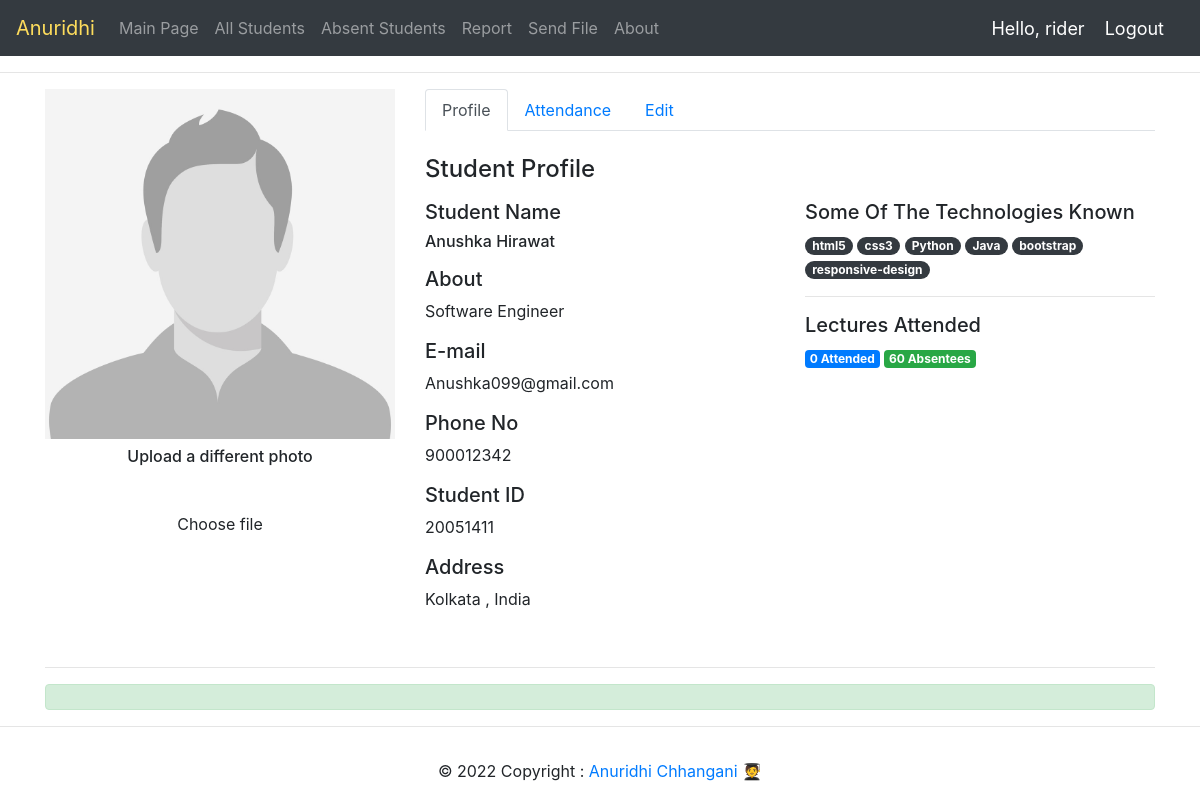
/profile/20051411/ (signed in), run on the app's committed database.
### face_rec/models.py (models this page shows, shortened)
class student_profile(models.Model):
    user=models.OneToOneField(User,null=True,blank=True,on_delete=models.CASCADE)
    student_id = models.CharField(primary_key=True,max_length=20)
    name = models.CharField(max_length=50)
    address = models.CharField(max_length = 100)
    phone = models.CharField(max_length =  50)
    email = models.CharField(max_length = 50)
    description = models.CharField(max_length = 200)
    mark = (
            ('Absent', 'Absent'),
            ('Present', 'Present'),
            )
    attendance = models.CharField(max_length=20,default='Absent', choices=mark)
    profile_pic=models.ImageField(default="static/images/nobody.jpg")

### face_rec/decorators.py (the view)
		def wrapper_func(request,*args,**kwargs):
			group=None
			if request.user.groups.exists():
				group=request.user.groups.all()[0].name
			if group in allowed_roles:
				return view_func(request,*args,**kwargs)
			else:
				return HttpResponse('You are Not Authorized To View This Page')

### face_rec/views.py (called while the page is built, shortened)
@login_required(login_url='login')
@allowed_users(allowed_roles=['teacher','admin','student'])
def profile(request,pk):
    id = int(pk)
    request.FILES
    student=student_profile.objects.filter(student_id=id)
    attendance=student_attendance.objects.filter(roll=id)
    present=student_attendance.objects.filter(roll=pk).count()
    absent=60-present
    context={'student':student,'attendance':attendance,'present':present,'absent':absent}
    return render(request,'face_rec/student_profile.html',context)

### face_rec/templates/face_rec/student_profile.html (shortened to what this page needs)
{% extends 'face_rec/main.html' %}
{% block content %}
<div class="container">
    <div class="row my-2">
        <div class="col-lg-8 order-lg-2">
            <ul class="nav nav-tabs">
                <li class="nav-item">
                    <a href="" data-target="#profile" data-toggle="tab" class="nav-link active">Profile</a>
                </li>
                <li class="nav-item">
                    <a href="" data-target="#attendance" data-toggle="tab" class="nav-link">Attendance</a>
                </li>
                <li class="nav-item">
                    <a href="" data-target="#edit" data-toggle="tab" class="nav-link">Edit</a>
                </li>
            </ul>
            <div class="tab-content py-4">
                <div class="tab-pane active" id="profile">
                    <h4 class="mb-3">Student Profile</h4>
                    {% for students in student %}
                    <div class="row">
                        <div class="col-md-6">
                            <h5>Student Name</h6>
                            <h6>
                            <p>
                                {{students.name}}
                            </p>
                            </h6>
                            <h5>About</h5>
                            <p>
                                {{students.description}}
                            </p>
                            <h5>E-mail</h5>
                            <p>
                                {{students.email}}
                            </p>
                            <h5>Phone No</h5>
                            <p>
                                {{students.phone}}
                            </p>
                            <h5>Student ID</h5>
                            <p>
                                {{students.student_id}}
                            </p>
                            <h5>Address</h5>
                            <p>
                                {{students.address}}
                            </p>                        </div>
                        <div class="col-md-6">
                            <h5>Some Of The Technologies Known</h5>
                            <a href="#" class="badge badge-dark badge-pill">html5</a>
                            <a href="#" class="badge badge-dark badge-pill">css3</a>
                            <a href="#" class="badge badge-dark badge-pill">Python</a>
                            <a href="#" class="badge badge-dark badge-pill">Java</a>
                            <a href="#" class="badge badge-dark badge-pill">bootstrap</a>
                            <a href="#" class="badge badge-dark badge-pill">responsive-design</a>
                            <hr>
                            <h5>Lectures Attended</h5>
                            <span class="badge badge-primary"> {{present}} Attended</span>
                            <span class="badge badge-success"> {{absent}} Absentees</span>
                            {% endfor %}
                        </div>
                    </div>
                </div>
                        {% for students in student %}
            </div>
        </div>
        <div class="col-lg-4 order-lg-1 text-center">
            <img src="{{students.profile_pic.url}}" class="mx-auto img-fluid img-circle d-block" alt="avatar">
            <h6 class="mt-2">Upload a different photo</h6>
            <label class="custom-file">
                <span class="custom-file-control">Choose file</span>
            </label>
        </div>
    </div>
    {% endfor %}
<hr>
<div class="alert alert-success" role="alert">
</div>
</div>
{% endblock %}

### face_rec/templates/face_rec/navbar.html (shortened to what this page needs)
{% load static %}
<nav class="navbar navbar-expand-lg navbar-dark bg-dark">
  	<a class="navbar-brand" href="#" id="logo">Anuridhi</a>
  	<div class="collapse navbar-collapse" id="navbarNav">
    	<ul class="navbar-nav">
      		<li class="nav-item">
        		<a class="nav-link" href="{% url 'home' %}">Main Page</a>
      		</li>
      		<li class="nav-item">
        		<a class="nav-link" href="{% url 'all_students' %}">All Students</a>
      		</li>
          <li class="nav-item">
            <a class="nav-link" href="{% url 'absent_students' %}">Absent Students</a>
          </li>
          <li class="nav-item">
            <a class="nav-link" href="{% url 'report' %}">Report</a>
          </li>
          <li class="nav-item">
            <a class="nav-link" href="{% url 'send_file' %}">Send File</a>
          </li>
          <li class="nav-item">
            <a class="nav-link" href="{% url 'about' %}">About</a>
          </li>
    	</ul>
  	</div>
  <span class="hello-msg">Hello, {{request.user}}</span>
  <span><a class="hello-msg" href="{% url 'logout' %}">  Logout</a></span>
</nav>

### face_rec/templates/face_rec/main.html (style rules this page uses)
#logo { color:#fddc5c; }
body { background-color: #ebeff5; background-image: url(/static/images/student-bg.jpg); }

### face_rec/templates/face_rec/navbar.html (style rules this page uses)
.hello-msg { font-size:18px; color:#fff; margin-right:20px; }

### data on the page
student_profile: name "Anushka Hirawat", description "Software Engineer", email "Anushka099@gmail.com", phone "900012342", student_id "20051411", address "Kolkata , India", present "0", absent "60", profile_pic (picture)

### other printed values
{{ request.user }} "rider"
